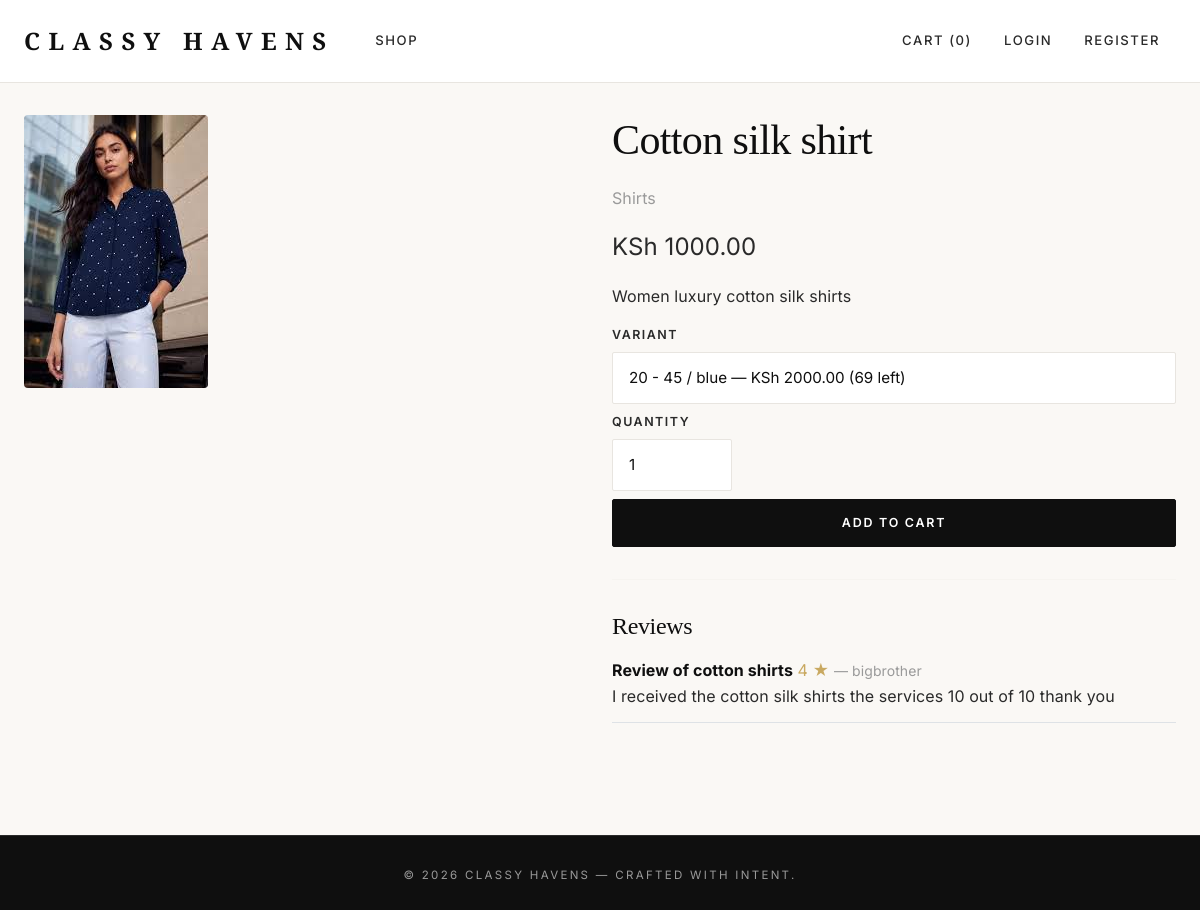
Page /product/silkshirt/ on the committed database.
### catalog/models.py (models this page shows, shortened)
class Product(models.Model):
    category = models.ForeignKey(
        Category, on_delete=models.PROTECT, related_name="products",
    )
    name = models.CharField(max_length=200)
    slug = models.SlugField(max_length=220, unique=True)
    description = models.TextField(blank=True)
    base_price = models.DecimalField(
        max_digits=10, decimal_places=2, validators=[MinValueValidator(0)],
    )
    image = models.ImageField(upload_to="products/", blank=True, null=True)
    is_active = models.BooleanField(default=True)
    created_at = models.DateTimeField(auto_now_add=True)
    updated_at = models.DateTimeField(auto_now=True)
    class Meta:
        ordering = ["-created_at"]

class Category(models.Model):
    name = models.CharField(max_length=100, unique=True)
    slug = models.SlugField(max_length=120, unique=True)
    description = models.TextField(blank=True)
    image = models.ImageField(
        upload_to="categories/", blank=True, null=True,
        help_text="Optional cover image shown in the storefront.",
    )
    sort_order = models.IntegerField(
        default=0,
        help_text="Lower numbers appear first.",
    )
    class Meta:
        ordering = ["sort_order", "name"]
        verbose_name_plural = "Categories"

### reviews/models.py (models this page shows, shortened)
class Review(models.Model):
    product = models.ForeignKey(Product, on_delete=models.CASCADE,
                                related_name="reviews")
    user = models.ForeignKey(settings.AUTH_USER_MODEL, on_delete=models.CASCADE)
    rating = models.PositiveSmallIntegerField(
        validators=[MinValueValidator(1), MaxValueValidator(5)]
    )
    title = models.CharField(max_length=150)
    body = models.TextField()
    is_approved = models.BooleanField(default=False)
    created_at = models.DateTimeField(auto_now_add=True)
    class Meta:
        unique_together = ("product", "user")
        ordering = ["-created_at"]

### accounts/models.py (models this page shows, shortened)
class CustomUser(AbstractUser):
    class Roles(models.TextChoices):
        CUSTOMER = "customer", "Customer"
        STAFF    = "staff",    "Staff"
        MANAGER  = "manager",  "Manager"
        ADMIN    = "admin",    "Admin"
    role = models.CharField(max_length=20, choices=Roles.choices,
                            default=Roles.CUSTOMER)
    phone = models.CharField(max_length=20, blank=True)
    avatar = models.ImageField(
        upload_to="avatars/%Y/%m/", blank=True, null=True,
        help_text="Optional profile picture (JPEG, PNG, WebP).",
    )

### catalog/views.py (the view)
# urls.py: path("product/<slug:slug>/", views.ProductDetailView.as_view(), name="product_detail"),
class ProductDetailView(DetailView):
    model = Product
    template_name = "catalog/product_detail.html"
    context_object_name = "product"
    def get_queryset(self):
        return Product.objects.filter(is_active=True).prefetch_related("variants", "reviews")
    def get_context_data(self, **kwargs):
        ctx = super().get_context_data(**kwargs)
        ctx["variants"] = self.object.variants.filter(stock__gt=0)
        ctx["reviews"] = self.object.reviews.filter(is_approved=True).select_related("user")
        return ctx

### cart/cart.py (called while the page is built)
    def __len__(self):
        return sum(item["quantity"] for item in self.cart.values())

    def total_quantity(self):
        return len(self)

### cart/context_processors.py (called while the page is built)
def cart(request):
    return {"cart": Cart(request)}

### catalog/models.py (called while the page is built)
    @property
    def price(self):
        return self.price_override if self.price_override is not None else self.product.base_price

### config/context_processors.py (called while the page is built)
def currency(request):
    return {
        "CURRENCY_CODE": settings.CURRENCY_CODE,
        "CURRENCY_SYMBOL": settings.CURRENCY_SYMBOL,
    }

### templates/catalog/product_detail.html (shortened to what this page needs)
{% extends "base.html" %}
{% block content %}
<div class="row">
    <div class="col-md-6">
        {% if product.image %}
            <img src="{{ product.image.url }}" class="img-fluid" alt="{{ product.name }}">
        {% endif %}
    </div>
    <div class="col-md-6">
        <h1>{{ product.name }}</h1>
        <p class="text-muted">{{ product.category.name }}</p>
        <p class="fs-4">{{ CURRENCY_SYMBOL }} {{ product.base_price }}</p>
        <p>{{ product.description }}</p>
        {% if variants %}
        <form method="post" action="{% url 'cart:cart_add' variants.0.id %}"
              id="add-form" class="mb-3">
            <label class="form-label">Variant</label>
            <select name="variant" id="variant-select" class="form-select mb-2">
                {% for v in variants %}
                    <option value="{{ v.id }}"
                            data-url="{% url 'cart:cart_add' v.id %}">
                        {{ v.size }} / {{ v.color }} — {{ CURRENCY_SYMBOL }} {{ v.price }} ({{ v.stock }} left)
                    </option>
                {% endfor %}
            </select>
            <label class="form-label">Quantity</label>
            <input type="number" name="quantity" value="1" min="1" class="form-control mb-2" style="max-width:120px;">
            <button class="btn btn-dark w-100">Add to Cart</button>
        </form>
        {% else %}
            <p class="text-danger">Out of stock.</p>
        {% endif %}
        <hr>
        <h4>Reviews</h4>
        {% if reviews %}
            {% for r in reviews %}
                <div class="border-bottom py-2">
                    <strong>{{ r.title }}</strong>
                    <span class="text-warning">{{ r.rating }} ★</span>
                    <small class="text-muted">— {{ r.user.username }}</small>
                    <p class="mb-1">{{ r.body }}</p>
                </div>
            {% endfor %}
        {% else %}
            <p class="text-muted">No reviews yet.</p>
        {% endif %}
    </div>
</div>
{% endblock %}

### static/css/style.css (style rules this page uses)
:root { --ch-black: #0f0f0f; --ch-charcoal: #2a2a2a; --ch-gray: #6b6b6b; --ch-muted: #9a9a9a; --ch-cream: #faf8f5; --ch-cream-alt: #f3efe9; --ch-white: #ffffff; --ch-border: #e8e5e0; --ch-gold: #c9a961; --ch-gold-dark: #a88a4a; --ch-danger: #b83232; --ch-success: #2f7a4d; --font-display: 'Playfair Display', Georgia, 'Times New Roman', serif; --font-body: 'Inter', -apple-system, BlinkMacSystemFont, 'Segoe UI', sans-serif; --shadow-sm: 0 1px 2px rgba(15,15,15,0.05); --shadow-md: 0 8px 24px rgba(15,15,15,0.07); --shadow-lg: 0 20px 48px rgba(15,15,15,0.10); --radius-sm: 2px; --radius: 4px; --radius-lg: 8px; }
* { box-sizing: border-box; }
html { scroll-behavior: smooth; }
body { margin: 0; font-family: var(--font-body); font-weight: 400; color: var(--ch-black); background-color: var(--ch-cream); line-height: 1.65; letter-spacing: 0.005em; -webkit-font-smoothing: antialiased; -moz-osx-font-smoothing: grayscale; }
h1, h2, h3, h4, h5, h6, .display { font-family: var(--font-display); font-weight: 500; letter-spacing: -0.015em; color: var(--ch-black); line-height: 1.2; }
h1 { font-size: clamp(2rem, 3.5vw, 3rem); margin-bottom: 1.25rem; }
p { color: var(--ch-charcoal); }
small, .text-muted { color: var(--ch-muted) !important; }
hr { border: 0; border-top: 1px solid var(--ch-border); margin: 2rem 0; }
.btn { font-family: var(--font-body); font-size: 0.78rem; font-weight: 600; letter-spacing: 0.14em; text-transform: uppercase; border-radius: var(--radius-sm); padding: 0.85rem 1.6rem; transition: all .25s ease; border-width: 1px; }
.btn-dark { background: var(--ch-black); border-color: var(--ch-black); color: var(--ch-white); }
.form-label, label { font-size: 0.78rem; font-weight: 600; letter-spacing: 0.12em; text-transform: uppercase; color: var(--ch-charcoal); margin-bottom: 0.4rem; display: block; }
.form-control, .form-select { font-family: var(--font-body); font-size: 0.95rem; border-radius: var(--radius-sm); border: 1px solid var(--ch-border); background: var(--ch-white); padding: 0.85rem 1rem; color: var(--ch-black); transition: border-color .2s ease, box-shadow .2s ease; }
.form-control::placeholder { color: var(--ch-muted); }
img.img-fluid { border-radius: var(--radius); }
.text-warning { color: var(--ch-gold) !important; }

### rows in the picture
Product: image (picture), name "Cotton silk shirt", category.name "Shirts", base_price "1000.00", description "Women luxury cotton silk shirts"
Review: title "Review of cotton shirts", rating "4", user.username "bigbrother", body "I received the cotton silk shirts the services 10 out of 10 thank you"

### other values in the picture
{{ cart.total_quantity }} "0"
{{ CURRENCY_SYMBOL }} "KSh"
form field variant "20 - 45 / blue — KSh 2000.00 (69 left)"
